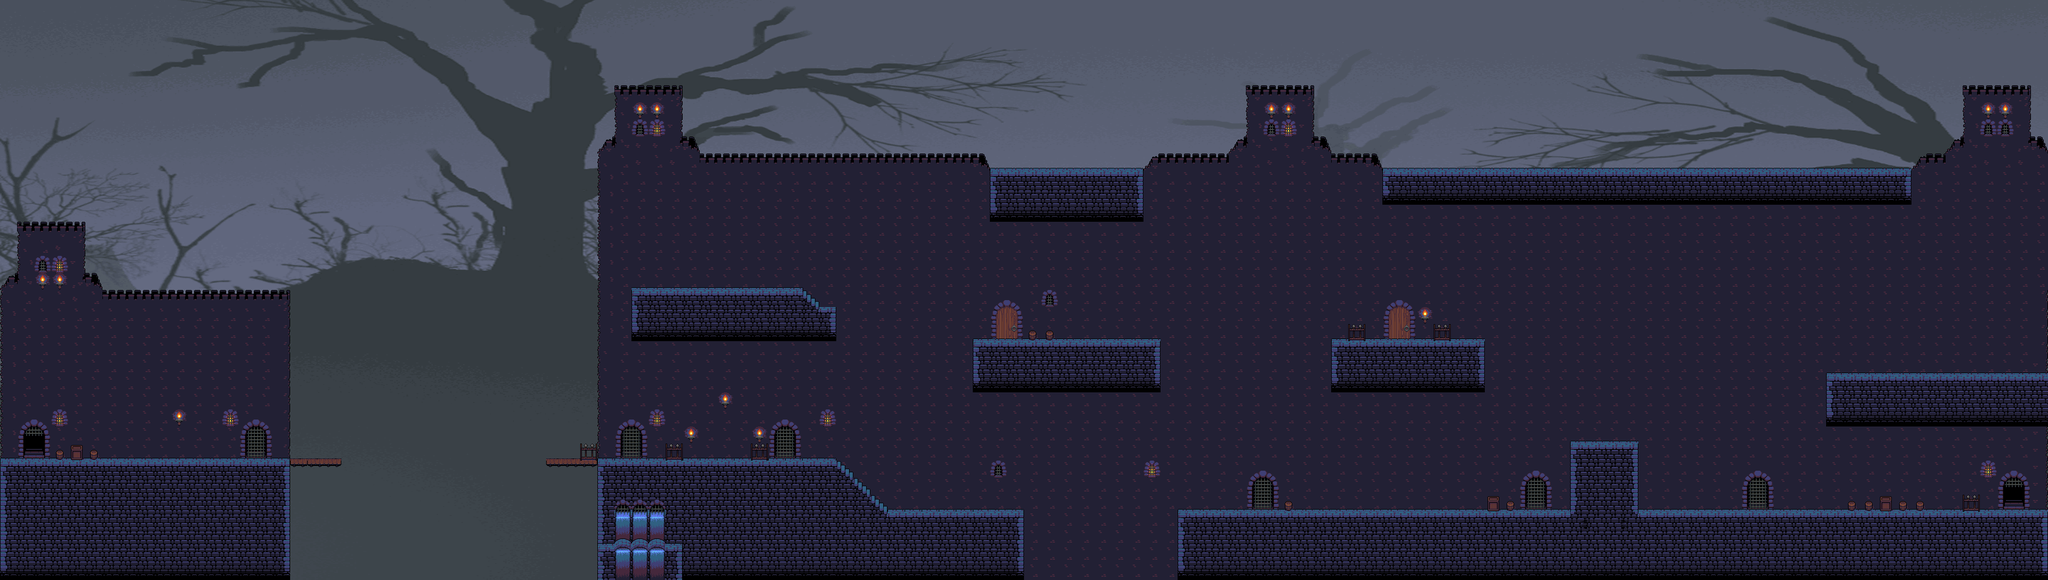

This game map was drawn from its Tiled (.tmx) file and the tilesets committed beside it. A one-line description and the trimmed map source follow:
An orthogonal 120x34 tile map with 32x32 px tiles, 3 tile layers (Background, Foreground, Objekte), 1 image layer and 63 objects (35x CoinEntity, 13x Ground, 7x EnemyEntity, 2x SpikeEntity, 2x Wall, ...).

<map version="1.0" orientation="orthogonal" renderorder="left-up" width="120" height="34" tilewidth="32" tileheight="32" nextobjectid="152">
 <tileset firstgid="1" name="oppcastle" tilewidth="32" tileheight="32">
  <image source="../img/map/oppcastle.png" width="480" height="352" />
 </tileset>
 <imagelayer name="Parallax_layer1">
  <image source="../img/background/tree.png" />
 </imagelayer>
 <layer name="Background" width="120" height="34">
  <data>[4080 cells, 2470 non-empty, 42 distinct tile ids]</data>
 </layer>
 <layer name="Foreground" width="120" height="34">
  <data>[4080 cells, 896 non-empty, 27 distinct tile ids]</data>
 </layer>
 <layer name="Objekte" width="120" height="34">
  <data>[4080 cells, 34 non-empty, 12 distinct tile ids]</data>
 </layer>
 <objectgroup name="Object">
  <properties>
   <property name="duration" value="300" />
   <property name="fade" value="#300000" />
  </properties>
  <object id="3" name="mainPlayer" x="4" y="794" width="32" height="64">
   <properties>
    <property name="image" value="gripe_run_right" />
    <property name="spritewidth" value="64" />
   </properties>
  </object>
  <object id="5" name="game.LevelEntity" x="3804" y="-1842" width="35" height="1e+06">
   <properties>
    <property name="duration" value="300" />
    <property name="fade" value="#009900" />
    <property name="to" value="7" />
   </properties>
  </object>
  <object id="13" name="ScrollEntity" x="1526" y="528" width="32" height="32">
   <properties>
    <property name="image" value="spinning_scrolls" />
    <property name="scrollIndex" value="27" />
    <property name="spritewidth" value="32" />
    <property name="type" value="enchantment" />
   </properties>
  </object>
  <object id="16" name="SpikeEntity" x="545" y="1045.33" width="572" height="42" />
  <object id="19" name="SpikeEntity" x="1919" y="1048.33" width="297" height="38" />
  <object id="30" name="CoinEntity" x="370" y="770" width="32" height="32">
   <properties>
    <property name="image" value="spinning_coin_gold" />
    <property name="spritewidth" value="32" />
   </properties>
  </object>
  <object id="31" name="CoinEntity" x="1520" y="800" width="32" height="32">
   <properties>
    <property name="image" value="spinning_coin_gold" />
    <property name="spritewidth" value="32" />
   </properties>
  </object>
  <object id="32" name="CoinEntity" x="1204" y="499" width="32" height="32">
   <properties>
    <property name="image" value="spinning_coin_gold" />
    <property name="spritewidth" value="32" />
   </properties>
  </object>
  <object id="69" name="CoinEntity" x="1230" y="800" width="32" height="32">
   <properties>
    <property name="image" value="spinning_coin_gold" />
    <property name="spritewidth" value="32" />
   </properties>
  </object>
  <object id="70" name="CoinEntity" x="1873" y="273" width="32" height="32">
   <properties>
    <property name="image" value="spinning_coin_gold" />
    <property name="spritewidth" value="32" />
   </properties>
  </object>
  <object id="86" name="CoinEntity" x="1877" y="863" width="32" height="32">
   <properties>
    <property name="image" value="spinning_coin_gold" />
    <property name="spritewidth" value="32" />
   </properties>
  </object>
  <object id="87" name="CoinEntity" x="2114" y="592" width="32" height="32">
   <properties>
    <property name="image" value="spinning_coin_gold" />
    <property name="spritewidth" value="32" />
   </properties>
  </object>
  <object id="88" name="CoinEntity" x="1820" y="916" width="32" height="32">
   <properties>
    <property name="image" value="spinning_coin_gold" />
    <property name="spritewidth" value="32" />
   </properties>
  </object>
  <object id="89" name="CoinEntity" x="2061" y="592" width="32" height="32">
   <properties>
    <property name="image" value="spinning_coin_gold" />
    <property name="spritewidth" value="32" />
   </properties>
  </object>
  <object id="90" name="CoinEntity" x="1454" y="495" width="32" height="32">
   <properties>
    <property name="image" value="spinning_coin_gold" />
    <property name="spritewidth" value="32" />
   </properties>
  </object>
  <object id="91" name="CoinEntity" x="1375" y="495" width="32" height="32">
   <properties>
    <property name="image" value="spinning_coin_gold" />
    <property name="spritewidth" value="32" />
   </properties>
  </object>
  <object id="92" name="CoinEntity" x="1855" y="590" width="32" height="32">
   <properties>
    <property name="image" value="spinning_coin_gold" />
    <property name="spritewidth" value="32" />
   </properties>
  </object>
  <object id="93" name="CoinEntity" x="1282" y="497" width="32" height="32">
   <properties>
    <property name="image" value="spinning_coin_gold" />
    <property name="spritewidth" value="32" />
   </properties>
  </object>
  <object id="95" name="CoinEntity" x="1908" y="591" width="32" height="32">
   <properties>
    <property name="image" value="spinning_coin_gold" />
    <property name="spritewidth" value="32" />
   </properties>
  </object>
  <object id="96" name="CoinEntity" x="2528" y="594" width="32" height="32">
   <properties>
    <property name="image" value="spinning_coin_gold" />
    <property name="spritewidth" value="32" />
   </properties>
  </object>
  <object id="98" name="CoinEntity" x="1936" y="272" width="32" height="32">
   <properties>
    <property name="image" value="spinning_coin_gold" />
    <property name="spritewidth" value="32" />
   </properties>
  </object>
  <object id="100" name="CoinEntity" x="2101" y="272" width="32" height="32">
   <properties>
    <property name="image" value="spinning_coin_gold" />
    <property name="spritewidth" value="32" />
   </properties>
  </object>
  <object id="101" name="CoinEntity" x="2030" y="272" width="32" height="32">
   <properties>
    <property name="image" value="spinning_coin_gold" />
    <property name="spritewidth" value="32" />
   </properties>
  </object>
  <object id="102" name="CoinEntity" x="2658" y="593" width="32" height="32">
   <properties>
    <property name="image" value="spinning_coin_gold" />
    <property name="spritewidth" value="32" />
   </properties>
  </object>
  <object id="103" name="CoinEntity" x="2594" y="594" width="32" height="32">
   <properties>
    <property name="image" value="spinning_coin_gold" />
    <property name="spritewidth" value="32" />
   </properties>
  </object>
  <object id="104" name="CoinEntity" x="2720" y="594" width="32" height="32">
   <properties>
    <property name="image" value="spinning_coin_gold" />
    <property name="spritewidth" value="32" />
   </properties>
  </object>
  <object id="112" name="CoinEntity" x="1875" y="916" width="32" height="32">
   <properties>
    <property name="image" value="spinning_coin_gold" />
    <property name="spritewidth" value="32" />
   </properties>
  </object>
  <object id="113" name="CoinEntity" x="2288" y="914" width="32" height="32">
   <properties>
    <property name="image" value="spinning_coin_gold" />
    <property name="spritewidth" value="32" />
   </properties>
  </object>
  <object id="114" name="CoinEntity" x="2224" y="861" width="32" height="32">
   <properties>
    <property name="image" value="spinning_coin_gold" />
    <property name="spritewidth" value="32" />
   </properties>
  </object>
  <object id="115" name="CoinEntity" x="2789" y="854" width="32" height="32">
   <properties>
    <property name="image" value="spinning_coin_gold" />
    <property name="spritewidth" value="32" />
   </properties>
  </object>
  </objectgroup>
 <objectgroup name="EnemyEntities">
  <!-- 7 objects omitted --></objectgroup>
 <objectgroup name="collision">
  <!-- 16 objects omitted --></objectgroup>
</map>
<!-- 33 of 63 objects omitted -->
